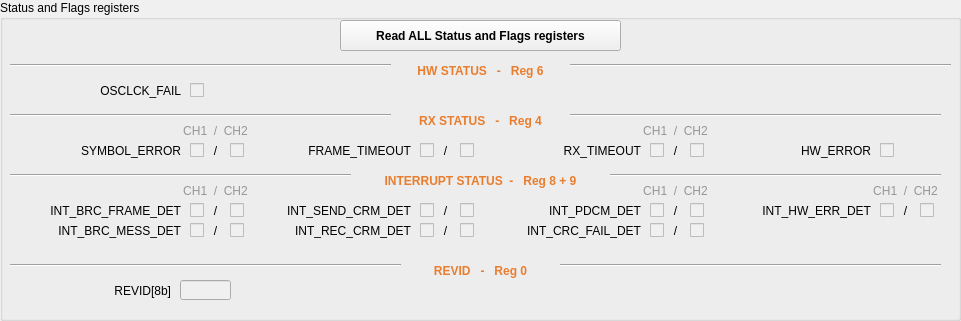
    <widget class="QGroupBox" name="groupBox_2">
     <property name="geometry">
      <rect>
       <x>10</x>
       <y>590</y>
       <width>961</width>
       <height>321</height>
      </rect>
     </property>
     <property name="palette">
      <palette>
       <active>
        <colorrole role="Button">
         <brush brushstyle="SolidPattern">
          <color alpha="255">
           <red>240</red>
           <green>240</green>
           <blue>240</blue>
          </color>
         </brush>
        </colorrole>
        <colorrole role="Base">
         <brush brushstyle="SolidPattern">
          <color alpha="255">
           <red>240</red>
           <green>240</green>
           <blue>240</blue>
          </color>
         </brush>
        </colorrole>
        <colorrole role="Window">
         <brush brushstyle="SolidPattern">
          <color alpha="255">
           <red>240</red>
           <green>240</green>
           <blue>240</blue>
          </color>
         </brush>
        </colorrole>
       </active>
       <inactive>
        <colorrole role="Button">
         <brush brushstyle="SolidPattern">
          <color alpha="255">
           <red>240</red>
           <green>240</green>
           <blue>240</blue>
          </color>
         </brush>
        </colorrole>
        <colorrole role="Base">
         <brush brushstyle="SolidPattern">
          <color alpha="255">
           <red>240</red>
           <green>240</green>
           <blue>240</blue>
          </color>
         </brush>
        </colorrole>
        <colorrole role="Window">
         <brush brushstyle="SolidPattern">
          <color alpha="255">
           <red>240</red>
           <green>240</green>
           <blue>240</blue>
          </color>
         </brush>
        </colorrole>
       </inactive>
       <disabled>
        <colorrole role="Button">
         <brush brushstyle="SolidPattern">
          <color alpha="255">
           <red>240</red>
           <green>240</green>
           <blue>240</blue>
          </color>
         </brush>
        </colorrole>
        <colorrole role="Base">
         <brush brushstyle="SolidPattern">
          <color alpha="255">
           <red>240</red>
           <green>240</green>
           <blue>240</blue>
          </color>
         </brush>
        </colorrole>
        <colorrole role="Window">
         <brush brushstyle="SolidPattern">
          <color alpha="255">
           <red>240</red>
           <green>240</green>
           <blue>240</blue>
          </color>
         </brush>
        </colorrole>
       </disabled>
      </palette>
     </property>
     <property name="title">
      <string>Status and Flags registers</string>
     </property>
     <widget class="CustomControls::PushButton" name="pushButton_11">
      <property name="geometry">
       <rect>
        <x>340</x>
        <y>20</y>
        <width>281</width>
        <height>31</height>
       </rect>
      </property>
      <property name="font">
       <font>
        <weight>75</weight>
        <bold>true</bold>
       </font>
      </property>
      <property name="accessibleName">
       <string>ReadAllStatus()</string>
      </property>
      <property name="text">
       <string>Read ALL Status and Flags registers</string>
      </property>
     </widget>
     <widget class="Line" name="line_5">
      <property name="geometry">
       <rect>
        <x>570</x>
        <y>100</y>
        <width>371</width>
        <height>31</height>
       </rect>
      </property>
      <property name="orientation">
       <enum>Qt::Horizontal</enum>
      </property>
     </widget>
     <widget class="QLabel" name="label_14">
      <property name="geometry">
       <rect>
        <x>370</x>
        <y>110</y>
        <width>221</width>
        <height>21</height>
       </rect>
      </property>
      <property name="font">
       <font>
        <weight>75</weight>
        <bold>true</bold>
       </font>
      </property>
      <property name="styleSheet">
       <string notr="true">color: rgb(233, 125, 46);</string>
      </property>
      <property name="text">
       <string>RX STATUS   -   Reg 4</string>
      </property>
      <property name="alignment">
       <set>Qt::AlignCenter</set>
      </property>
     </widget>
     <widget class="CustomControls::CheckBox" name="checkBox_13">
      <property name="geometry">
       <rect>
        <x>230</x>
        <y>140</y>
        <width>16</width>
        <height>21</height>
       </rect>
      </property>
      <property name="accessibleName">
       <string>MREG04[SYMBOL_ERROR_CH2]</string>
      </property>
      <property name="text">
       <string/>
      </property>
     </widget>
     <widget class="CustomControls::CheckBox" name="checkBox_12">
      <property name="geometry">
       <rect>
        <x>190</x>
        <y>140</y>
        <width>16</width>
        <height>21</height>
       </rect>
      </property>
      <property name="accessibleName">
       <string>MREG04[SYMBOL_ERROR_CH1]</string>
      </property>
      <property name="text">
       <string/>
      </property>
     </widget>
     <widget class="CustomControls::CheckBox" name="checkBox_16">
      <property name="geometry">
       <rect>
        <x>460</x>
        <y>140</y>
        <width>16</width>
        <height>21</height>
       </rect>
      </property>
      <property name="accessibleName">
       <string>MREG04[FRAME_TIMEOUT_CH2]</string>
      </property>
      <property name="text">
       <string/>
      </property>
     </widget>
     <widget class="CustomControls::CheckBox" name="checkBox_14">
      <property name="geometry">
       <rect>
        <x>420</x>
        <y>140</y>
        <width>16</width>
        <height>21</height>
       </rect>
      </property>
      <property name="accessibleName">
       <string>MREG04[FRAME_TIMEOUT_CH1]</string>
      </property>
      <property name="text">
       <string/>
      </property>
     </widget>
     <widget class="CustomControls::CheckBox" name="checkBox_17">
      <property name="geometry">
       <rect>
        <x>690</x>
        <y>140</y>
        <width>16</width>
        <height>21</height>
       </rect>
      </property>
      <property name="accessibleName">
       <string>MREG04[RX_TIMEOUT_CH2]</string>
      </property>
      <property name="text">
       <string/>
      </property>
     </widget>
     <widget class="CustomControls::CheckBox" name="checkBox_15">
      <property name="geometry">
       <rect>
        <x>650</x>
        <y>140</y>
        <width>16</width>
        <height>21</height>
       </rect>
      </property>
      <property name="accessibleName">
       <string>MREG04[RX_TIMEOUT_CH1]</string>
      </property>
      <property name="text">
       <string/>
      </property>
     </widget>
     <widget class="CustomControls::CheckBox" name="checkBox_18">
      <property name="geometry">
       <rect>
        <x>880</x>
        <y>140</y>
        <width>16</width>
        <height>21</height>
       </rect>
      </property>
      <property name="accessibleName">
       <string>MREG04[HW_ERROR]</string>
      </property>
      <property name="text">
       <string/>
      </property>
     </widget>
     <widget class="Line" name="line_6">
      <property name="geometry">
       <rect>
        <x>610</x>
        <y>160</y>
        <width>331</width>
        <height>31</height>
       </rect>
      </property>
      <property name="orientation">
       <enum>Qt::Horizontal</enum>
      </property>
     </widget>
     <widget class="CustomControls::CheckBox" name="checkBox_30">
      <property name="enabled">
       <bool>true</bool>
      </property>
      <property name="geometry">
       <rect>
        <x>190</x>
        <y>200</y>
        <width>16</width>
        <height>21</height>
       </rect>
      </property>
      <property name="accessibleName">
       <string>MREG08[INT_BRC_FRAME_DET_CH1]</string>
      </property>
      <property name="text">
       <string/>
      </property>
     </widget>
     <widget class="QLabel" name="label_16">
      <property name="geometry">
       <rect>
        <x>310</x>
        <y>170</y>
        <width>341</width>
        <height>21</height>
       </rect>
      </property>
      <property name="font">
       <font>
        <weight>75</weight>
        <bold>true</bold>
       </font>
      </property>
      <property name="styleSheet">
       <string notr="true">color: rgb(233, 125, 46);</string>
      </property>
      <property name="text">
       <string>INTERRUPT STATUS  -   Reg 8 + 9</string>
      </property>
      <property name="alignment">
       <set>Qt::AlignCenter</set>
      </property>
     </widget>
     <widget class="CustomControls::CheckBox" name="checkBox_27">
      <property name="enabled">
       <bool>true</bool>
      </property>
      <property name="geometry">
       <rect>
        <x>190</x>
        <y>220</y>
        <width>16</width>
        <height>21</height>
       </rect>
      </property>
      <property name="accessibleName">
       <string>MREG08[INT_BRC_MESS_DET_CH1]</string>
      </property>
      <property name="text">
       <string/>
      </property>
     </widget>
     <widget class="CustomControls::CheckBox" name="checkBox_28">
      <property name="enabled">
       <bool>true</bool>
      </property>
      <property name="geometry">
       <rect>
        <x>420</x>
        <y>200</y>
        <width>16</width>
        <height>21</height>
       </rect>
      </property>
      <property name="accessibleName">
       <string>MREG08[INT_SEND_CRM_DET_CH1]</string>
      </property>
      <property name="text">
       <string/>
      </property>
     </widget>
     <widget class="CustomControls::CheckBox" name="checkBox_31">
      <property name="enabled">
       <bool>true</bool>
      </property>
      <property name="geometry">
       <rect>
        <x>420</x>
        <y>220</y>
        <width>16</width>
        <height>21</height>
       </rect>
      </property>
      <property name="accessibleName">
       <string>MREG08[INT_REC_CRM_DET_CH1]</string>
      </property>
      <property name="text">
       <string/>
      </property>
     </widget>
     <widget class="CustomControls::CheckBox" name="checkBox_26">
      <property name="enabled">
       <bool>true</bool>
      </property>
      <property name="geometry">
       <rect>
        <x>650</x>
        <y>200</y>
        <width>16</width>
        <height>21</height>
       </rect>
      </property>
      <property name="accessibleName">
       <string>MREG08[INT_PDCM_DET_CH1]</string>
      </property>
      <property name="text">
       <string/>
      </property>
     </widget>
     <widget class="CustomControls::CheckBox" name="checkBox_32">
      <property name="enabled">
       <bool>true</bool>
      </property>
      <property name="geometry">
       <rect>
        <x>650</x>
        <y>220</y>
        <width>16</width>
        <height>21</height>
       </rect>
      </property>
      <property name="accessibleName">
       <string>MREG08[INT_CRC_FAIL_DET_CH1]</string>
      </property>
      <property name="text">
       <string/>
      </property>
     </widget>
     <widget class="CustomControls::CheckBox" name="checkBox_29">
      <property name="enabled">
       <bool>true</bool>
      </property>
      <property name="geometry">
       <rect>
        <x>880</x>
        <y>200</y>
        <width>16</width>
        <height>21</height>
       </rect>
      </property>
      <property name="accessibleName">
       <string>MREG08[INT_HW_ERR_DET_CH1]</string>
      </property>
      <property name="text">
       <string/>
      </property>
     </widget>
     <widget class="CustomControls::CheckBox" name="checkBox_33">
      <property name="enabled">
       <bool>true</bool>
      </property>
      <property name="geometry">
       <rect>
        <x>230</x>
        <y>200</y>
        <width>16</width>
        <height>21</height>
       </rect>
      </property>
      <property name="accessibleName">
       <string>MREG09[INT_BRC_FRAME_DET_CH2]</string>
      </property>
      <property name="text">
       <string/>
      </property>
     </widget>
     <widget class="CustomControls::CheckBox" name="checkBox_34">
      <property name="enabled">
       <bool>true</bool>
      </property>
      <property name="geometry">
       <rect>
        <x>230</x>
        <y>220</y>
        <width>16</width>
        <height>21</height>
       </rect>
      </property>
      <property name="accessibleName">
       <string>MREG09[INT_BRC_MESS_DET_CH2]</string>
      </property>
      <property name="text">
       <string/>
      </property>
     </widget>
     <widget class="CustomControls::CheckBox" name="checkBox_37">
      <property name="enabled">
       <bool>true</bool>
      </property>
      <property name="geometry">
       <rect>
        <x>460</x>
        <y>220</y>
        <width>16</width>
        <height>21</height>
       </rect>
      </property>
      <property name="accessibleName">
       <string>MREG09[INT_REC_CRM_DET_CH2]</string>
      </property>
      <property name="text">
       <string/>
      </property>
     </widget>
     <widget class="CustomControls::CheckBox" name="checkBox_38">
      <property name="enabled">
       <bool>true</bool>
      </property>
      <property name="geometry">
       <rect>
        <x>460</x>
        <y>200</y>
        <width>16</width>
        <height>21</height>
       </rect>
      </property>
      <property name="accessibleName">
       <string>MREG09[INT_SEND_CRM_DET_CH2]</string>
      </property>
      <property name="text">
       <string/>
      </property>
     </widget>
     <widget class="CustomControls::CheckBox" name="checkBox_39">
      <property name="enabled">
       <bool>true</bool>
      </property>
      <property name="geometry">
       <rect>
        <x>690</x>
        <y>200</y>
        <width>16</width>
        <height>21</height>
       </rect>
      </property>
      <property name="accessibleName">
       <string>MREG09[INT_PDCM_DET_CH2]</string>
      </property>
      <property name="text">
       <string/>
      </property>
     </widget>
     <widget class="CustomControls::CheckBox" name="checkBox_35">
      <property name="enabled">
       <bool>true</bool>
      </property>
      <property name="geometry">
       <rect>
        <x>690</x>
        <y>220</y>
        <width>16</width>
        <height>21</height>
       </rect>
      </property>
      <property name="accessibleName">
       <string>MREG09[INT_CRC_FAIL_DET_CH2]</string>
      </property>
      <property name="text">
       <string/>
      </property>
     </widget>
     <widget class="CustomControls::CheckBox" name="checkBox_36">
      <property name="enabled">
       <bool>true</bool>
      </property>
      <property name="geometry">
       <rect>
        <x>920</x>
        <y>200</y>
        <width>16</width>
        <height>21</height>
       </rect>
      </property>
      <property name="accessibleName">
       <string>MREG09[INT_HW_ERR_DET_CH2]</string>
      </property>
      <property name="text">
       <string/>
      </property>
     </widget>
     <widget class="Line" name="line_8">
      <property name="geometry">
       <rect>
        <x>560</x>
        <y>250</y>
        <width>381</width>
        <height>31</height>
       </rect>
      </property>
      <property name="orientation">
       <enum>Qt::Horizontal</enum>
      </property>
     </widget>
     <widget class="QLabel" name="label_6">
      <property name="geometry">
       <rect>
        <x>370</x>
        <y>260</y>
        <width>221</width>
        <height>21</height>
       </rect>
      </property>
      <property name="font">
       <font>
        <weight>75</weight>
        <bold>true</bold>
       </font>
      </property>
      <property name="styleSheet">
       <string notr="true">color: rgb(233, 125, 46);</string>
      </property>
      <property name="text">
       <string>REVID   -   Reg 0</string>
      </property>
      <property name="alignment">
       <set>Qt::AlignCenter</set>
      </property>
     </widget>
     <widget class="CustomControls::LineEdit" name="lineEdit_3">
      <property name="geometry">
       <rect>
        <x>180</x>
        <y>280</y>
        <width>51</width>
        <height>20</height>
       </rect>
      </property>
      <property name="accessibleName">
       <string>MREG00[REVID]</string>
      </property>
     </widget>
     <widget class="QLabel" name="label_5">
      <property name="geometry">
       <rect>
        <x>50</x>
        <y>280</y>
        <width>121</width>
        <height>21</height>
       </rect>
      </property>
      <property name="text">
       <string>REVID[8b]</string>
      </property>
      <property name="alignment">
       <set>Qt::AlignRight|Qt::AlignTrailing|Qt::AlignVCenter</set>
      </property>
     </widget>
     <widget class="Line" name="line_13">
      <property name="geometry">
       <rect>
        <x>10</x>
        <y>100</y>
        <width>381</width>
        <height>31</height>
       </rect>
      </property>
      <property name="orientation">
       <enum>Qt::Horizontal</enum>
      </property>
     </widget>
     <widget class="Line" name="line_14">
      <property name="geometry">
       <rect>
        <x>10</x>
        <y>160</y>
        <width>341</width>
        <height>31</height>
       </rect>
      </property>
      <property name="orientation">
       <enum>Qt::Horizontal</enum>
      </property>
     </widget>
     <widget class="Line" name="line_16">
      <property name="geometry">
       <rect>
        <x>10</x>
        <y>250</y>
        <width>391</width>
        <height>31</height>
       </rect>
      </property>
      <property name="orientation">
       <enum>Qt::Horizontal</enum>
      </property>
     </widget>
     <widget class="QLabel" name="label_24">
      <property name="geometry">
       <rect>
        <x>10</x>
        <y>220</y>
        <width>171</width>
        <height>21</height>
       </rect>
      </property>
      <property name="text">
       <string>INT_BRC_MESS_DET</string>
      </property>
      <property name="alignment">
       <set>Qt::AlignRight|Qt::AlignTrailing|Qt::AlignVCenter</set>
      </property>
     </widget>
     <widget class="QLabel" name="label_25">
      <property name="geometry">
       <rect>
        <x>10</x>
        <y>200</y>
        <width>171</width>
        <height>21</height>
       </rect>
      </property>
      <property name="text">
       <string>INT_BRC_FRAME_DET</string>
      </property>
      <property name="alignment">
       <set>Qt::AlignRight|Qt::AlignTrailing|Qt::AlignVCenter</set>
      </property>
     </widget>
     <widget class="QLabel" name="label_27">
      <property name="geometry">
       <rect>
        <x>30</x>
        <y>140</y>
        <width>151</width>
        <height>21</height>
       </rect>
      </property>
      <property name="text">
       <string>SYMBOL_ERROR</string>
      </property>
      <property name="alignment">
       <set>Qt::AlignRight|Qt::AlignTrailing|Qt::AlignVCenter</set>
      </property>
     </widget>
     <widget class="QLabel" name="label_30">
      <property name="geometry">
       <rect>
        <x>260</x>
        <y>200</y>
        <width>151</width>
        <height>21</height>
       </rect>
      </property>
      <property name="text">
       <string>INT_SEND_CRM_DET</string>
      </property>
      <property name="alignment">
       <set>Qt::AlignRight|Qt::AlignTrailing|Qt::AlignVCenter</set>
      </property>
     </widget>
     <widget class="QLabel" name="label_32">
      <property name="geometry">
       <rect>
        <x>260</x>
        <y>140</y>
        <width>151</width>
        <height>21</height>
       </rect>
      </property>
      <property name="text">
       <string>FRAME_TIMEOUT</string>
      </property>
      <property name="alignment">
       <set>Qt::AlignRight|Qt::AlignTrailing|Qt::AlignVCenter</set>
      </property>
     </widget>
     <widget class="QLabel" name="label_33">
      <property name="geometry">
       <rect>
        <x>260</x>
        <y>220</y>
        <width>151</width>
        <height>21</height>
       </rect>
      </property>
      <property name="text">
       <string>INT_REC_CRM_DET</string>
      </property>
      <property name="alignment">
       <set>Qt::AlignRight|Qt::AlignTrailing|Qt::AlignVCenter</set>
      </property>
     </widget>
     <widget class="QLabel" name="label_34">
      <property name="geometry">
       <rect>
        <x>490</x>
        <y>220</y>
        <width>151</width>
        <height>21</height>
       </rect>
      </property>
      <property name="text">
       <string>INT_CRC_FAIL_DET</string>
      </property>
      <property name="alignment">
       <set>Qt::AlignRight|Qt::AlignTrailing|Qt::AlignVCenter</set>
      </property>
     </widget>
     <widget class="QLabel" name="label_36">
      <property name="geometry">
       <rect>
        <x>490</x>
        <y>140</y>
        <width>151</width>
        <height>21</height>
       </rect>
      </property>
      <property name="text">
       <string>RX_TIMEOUT</string>
      </property>
      <property name="alignment">
       <set>Qt::AlignRight|Qt::AlignTrailing|Qt::AlignVCenter</set>
      </property>
     </widget>
     <widget class="QLabel" name="label_38">
      <property name="geometry">
       <rect>
        <x>490</x>
        <y>200</y>
        <width>151</width>
        <height>21</height>
       </rect>
      </property>
      <property name="text">
       <string>INT_PDCM_DET</string>
      </property>
      <property name="alignment">
       <set>Qt::AlignRight|Qt::AlignTrailing|Qt::AlignVCenter</set>
      </property>
     </widget>
     <widget class="QLabel" name="label_40">
      <property name="geometry">
       <rect>
        <x>720</x>
        <y>140</y>
        <width>151</width>
        <height>21</height>
       </rect>
      </property>
      <property name="text">
       <string>HW_ERROR</string>
      </property>
      <property name="alignment">
       <set>Qt::AlignRight|Qt::AlignTrailing|Qt::AlignVCenter</set>
      </property>
     </widget>
     <widget class="QLabel" name="label_42">
      <property name="geometry">
       <rect>
        <x>720</x>
        <y>200</y>
        <width>151</width>
        <height>21</height>
       </rect>
      </property>
      <property name="text">
       <string>INT_HW_ERR_DET</string>
      </property>
      <property name="alignment">
       <set>Qt::AlignRight|Qt::AlignTrailing|Qt::AlignVCenter</set>
      </property>
     </widget>
     <widget class="QLabel" name="label_37">
      <property name="geometry">
       <rect>
        <x>660</x>
        <y>200</y>
        <width>31</width>
        <height>21</height>
       </rect>
      </property>
      <property name="text">
       <string>/</string>
      </property>
      <property name="alignment">
       <set>Qt::AlignCenter</set>
      </property>
     </widget>
     <widget class="QLabel" name="label_39">
      <property name="geometry">
       <rect>
        <x>660</x>
        <y>220</y>
        <width>31</width>
        <height>21</height>
       </rect>
      </property>
      <property name="text">
       <string>/</string>
      </property>
      <property name="alignment">
       <set>Qt::AlignCenter</set>
      </property>
     </widget>
     <widget class="QLabel" name="label_41">
      <property name="geometry">
       <rect>
        <x>890</x>
        <y>200</y>
        <width>31</width>
        <height>21</height>
       </rect>
      </property>
      <property name="text">
       <string>/</string>
      </property>
      <property name="alignment">
       <set>Qt::AlignCenter</set>
      </property>
     </widget>
     <widget class="QLabel" name="label_73">
      <property name="geometry">
       <rect>
        <x>430</x>
        <y>200</y>
        <width>31</width>
        <height>21</height>
       </rect>
      </property>
      <property name="text">
       <string>/</string>
      </property>
      <property name="alignment">
       <set>Qt::AlignCenter</set>
      </property>
     </widget>
     <widget class="QLabel" name="label_74">
      <property name="geometry">
       <rect>
        <x>430</x>
        <y>220</y>
        <width>31</width>
        <height>21</height>
       </rect>
      </property>
      <property name="text">
       <string>/</string>
      </property>
      <property name="alignment">
       <set>Qt::AlignCenter</set>
      </property>
     </widget>
     <widget class="QLabel" name="label_84">
      <property name="geometry">
       <rect>
        <x>200</x>
        <y>220</y>
        <width>31</width>
        <height>21</height>
       </rect>
      </property>
      <property name="text">
       <string>/</string>
      </property>
      <property name="alignment">
       <set>Qt::AlignCenter</set>
      </property>
     </widget>
     <widget class="QLabel" name="label_102">
      <property name="geometry">
       <rect>
        <x>200</x>
        <y>200</y>
        <width>31</width>
        <height>21</height>
       </rect>
      </property>
      <property name="text">
       <string>/</string>
      </property>
      <property name="alignment">
       <set>Qt::AlignCenter</set>
      </property>
     </widget>
     <widget class="QLabel" name="label_103">
      <property name="geometry">
       <rect>
        <x>170</x>
        <y>180</y>
        <width>91</width>
        <height>21</height>
       </rect>
      </property>
      <property name="styleSheet">
       <string notr="true">color: rgb(150, 150, 150);</string>
      </property>
      <property name="text">
       <string>CH1  /  CH2</string>
      </property>
      <property name="alignment">
       <set>Qt::AlignCenter</set>
      </property>
     </widget>
     <widget class="QLabel" name="label_104">
      <property name="geometry">
       <rect>
        <x>630</x>
        <y>180</y>
        <width>91</width>
        <height>21</height>
       </rect>
      </property>
      <property name="styleSheet">
       <string notr="true">color: rgb(150, 150, 150);</string>
      </property>
      <property name="text">
       <string>CH1  /  CH2</string>
      </property>
      <property name="alignment">
       <set>Qt::AlignCenter</set>
      </property>
     </widget>
     <widget class="QLabel" name="label_105">
      <property name="geometry">
       <rect>
        <x>860</x>
        <y>180</y>
        <width>91</width>
        <height>21</height>
       </rect>
      </property>
      <property name="styleSheet">
       <string notr="true">color: rgb(150, 150, 150);</string>
      </property>
      <property name="text">
       <string>CH1  /  CH2</string>
      </property>
      <property name="alignment">
       <set>Qt::AlignCenter</set>
      </property>
     </widget>
     <widget class="Line" name="line_15">
      <property name="geometry">
       <rect>
        <x>570</x>
        <y>50</y>
        <width>381</width>
        <height>31</height>
       </rect>
      </property>
      <property name="orientation">
       <enum>Qt::Horizontal</enum>
      </property>
     </widget>
     <widget class="CustomControls::CheckBox" name="checkBox_40">
      <property name="geometry">
       <rect>
        <x>190</x>
        <y>80</y>
        <width>16</width>
        <height>21</height>
       </rect>
      </property>
      <property name="accessibleName">
       <string>MREG06[OSCLCK_FAIL]</string>
      </property>
      <property name="text">
       <string/>
      </property>
     </widget>
     <widget class="QLabel" name="label_29">
      <property name="geometry">
       <rect>
        <x>30</x>
        <y>80</y>
        <width>151</width>
        <height>21</height>
       </rect>
      </property>
      <property name="text">
       <string>OSCLCK_FAIL</string>
      </property>
      <property name="alignment">
       <set>Qt::AlignRight|Qt::AlignTrailing|Qt::AlignVCenter</set>
      </property>
     </widget>
     <widget class="QLabel" name="label_17">
      <property name="geometry">
       <rect>
        <x>370</x>
        <y>60</y>
        <width>221</width>
        <height>21</height>
       </rect>
      </property>
      <property name="font">
       <font>
        <weight>75</weight>
        <bold>true</bold>
       </font>
      </property>
      <property name="styleSheet">
       <string notr="true">color: rgb(233, 125, 46);</string>
      </property>
      <property name="text">
       <string>HW STATUS   -   Reg 6</string>
      </property>
      <property name="alignment">
       <set>Qt::AlignCenter</set>
      </property>
     </widget>
     <widget class="Line" name="line_7">
      <property name="geometry">
       <rect>
        <x>10</x>
        <y>50</y>
        <width>381</width>
        <height>31</height>
       </rect>
      </property>
      <property name="orientation">
       <enum>Qt::Horizontal</enum>
      </property>
     </widget>
     <widget class="QLabel" name="label_110">
      <property name="geometry">
       <rect>
        <x>200</x>
        <y>140</y>
        <width>31</width>
        <height>21</height>
       </rect>
      </property>
      <property name="text">
       <string>/</string>
      </property>
      <property name="alignment">
       <set>Qt::AlignCenter</set>
      </property>
     </widget>
     <widget class="QLabel" name="label_111">
      <property name="geometry">
       <rect>
        <x>630</x>
        <y>120</y>
        <width>91</width>
        <height>21</height>
       </rect>
      </property>
      <property name="styleSheet">
       <string notr="true">color: rgb(150, 150, 150);</string>
      </property>
      <property name="text">
       <string>CH1  /  CH2</string>
      </property>
      <property name="alignment">
       <set>Qt::AlignCenter</set>
      </property>
     </widget>
     <widget class="QLabel" name="label_112">
      <property name="geometry">
       <rect>
        <x>430</x>
        <y>140</y>
        <width>31</width>
        <height>21</height>
       </rect>
      </property>
      <property name="text">
       <string>/</string>
      </property>
      <property name="alignment">
       <set>Qt::AlignCenter</set>
      </property>
     </widget>
     <widget class="QLabel" name="label_113">
      <property name="geometry">
       <rect>
        <x>170</x>
        <y>120</y>
        <width>91</width>
        <height>21</height>
       </rect>
      </property>
      <property name="styleSheet">
       <string notr="true">color: rgb(150, 150, 150);</string>
      </property>
      <property name="text">
       <string>CH1  /  CH2</string>
      </property>
      <property name="alignment">
       <set>Qt::AlignCenter</set>
      </property>
     </widget>
     <widget class="QLabel" name="label_47">
      <property name="geometry">
       <rect>
        <x>660</x>
        <y>140</y>
        <width>31</width>
        <height>21</height>
       </rect>
      </property>
      <property name="text">
       <string>/</string>
      </property>
      <property name="alignment">
       <set>Qt::AlignCenter</set>
      </property>
     </widget>
    </widget>
